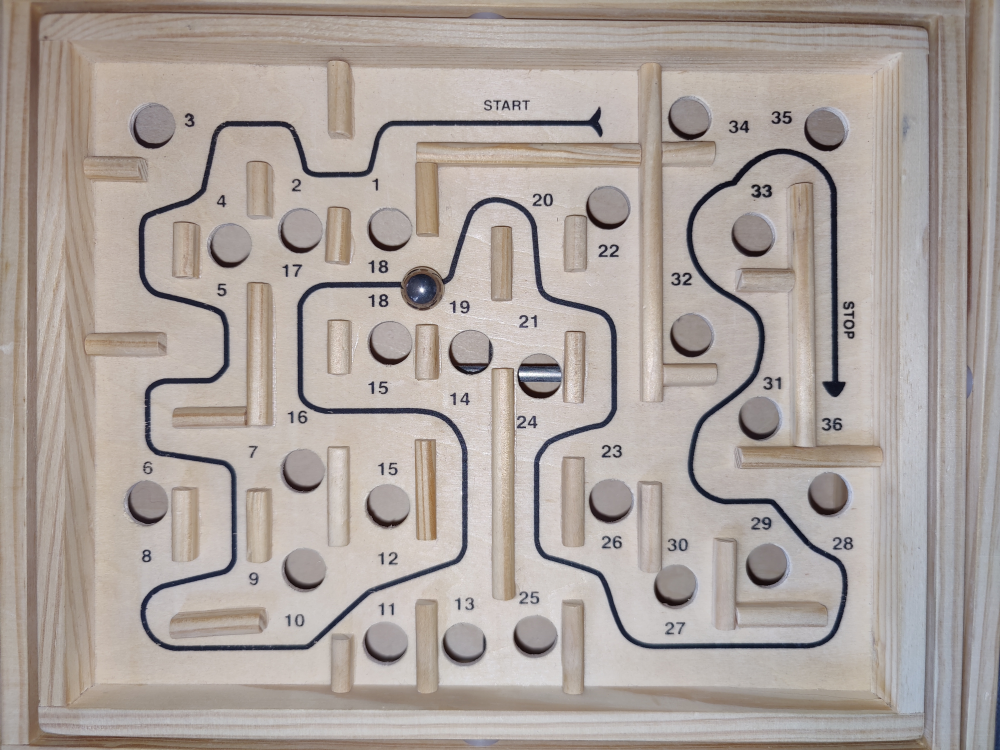
#> input picture KEX_Bilder/Top-Toy Labyrint/Flat_Ball_Flash.jpg, 4000 x 3000 px (shown at 1/4 size)
$ python BallVelocity.py
#> lines starting #> are read from the running program, lines starting #| are printed output that depends on the picture; after the words box and inside, x2 and y2 are one past the last pixel; in counts of white or black regions, pixels touching at a corner belong together
### BallDetection.py
import cv2
import numpy as np # for detectCircles

""" mask with difference from plane without ball present, requires homography to account for tilting plane """
# [27 lines left out: function processDiff, not called in this run]

""" Can mask without reference and homography """
# [35 lines left out: functions processBlur, processBlurTopToyPhoneCam, not called in this run]

""" Using light reflection in marble """
def processLight(img):
    #img = cv2.medianBlur(img, 1)

    # Threshold whitest parts (Light reflection)
    _, img = cv2.threshold(img, 250, 255, cv2.THRESH_BINARY)
    # Lite lägre threshold så dyker reflektion i planet upp
    # Måste hantera annat som dyker upp så som: sticker, skruvar och metallstavar!

    #cv2.imshow("processLight Thresh", img)

    # Make little bigger for circle detetction (Maybe use other method now?)
    img = cv2.dilate(img, None, iterations=5)
    img = cv2.medianBlur(img, 9)

    return img

# How to detect ball coords?
# FindContours, SimpleBlobDetector, HoughCircles

""" Detects circles hopefully well, unreliable without binary mask"""
""" inputs image to detect and image to print circles to, returns detected circles coords & radius"""
def detectCircles(img, imgOut):
    # https://www.geeksforgeeks.org/circle-detection-using-opencv-python/

    # Top-Toy, processBlur values 1, 20, 50, 10, 1, 10
    detected_circles = cv2.HoughCircles(img,
                   cv2.HOUGH_GRADIENT, 1, 30, param1 = 50,
               param2 = 10, minRadius = 1, maxRadius = 10)
    # param2 ensures better circles --> higher value (10 quite low?)

    # Draw circles that are detected.
    if detected_circles is not None:

        # Convert the circle parameters a, b and r to integers.
        detected_circles = np.uint16(np.around(detected_circles))

        for pt in detected_circles[0, :]:
            a, b, r = pt[0], pt[1], pt[2]

            #print(f"Circle at coords: ({a}, {b}) with radius: {r}")

            # Draw the circumference of the circle.
            cv2.circle(imgOut, (a, b), r, (127, 0, 0), 2) # Grey ring (color not visible in binary mask)

            # Draw a small circle (of radius 1) to show the center.
            cv2.circle(imgOut, (a, b), 1, (50, 0, 0), 1)

        # Display detected circles
        cv2.imshow("Detected Circles", imgOut)

        """ Add function to only return most likely to be the ball if there's more than 1 circle """
        return detected_circles[0][0] # Only outputs 1st circle for now
    else:
        print("No circles detected.")
        return None

""" Have not gotten this to work yet"""
# [38 lines left out: function detectBlobs, not called in this run]

"""" Returns ball center coords relative to the image pixel coordinate system"""
def GetBallCoords_ImageCoords(img):
    # [6 lines of commented-out code are left out]
    img = processLight(img)
    return detectCircles(img,img)


# [59 lines that do not run on import are left out]

### BallVelocity.py
#from symbol import pass_stmt

import cv2
from BallDetection import GetBallCoords_ImageCoords

""" Calculates ball velocity in image pixel speed between two image inputs """
""" OBS if no ball is detected, adjust so it takes missing frames into account """
""" For missing frames use last known position and velocity """
def GetVelocity_ImageCoords(frame1,frame2,framerate, lastValidCoords, lastValidVelocity):
    coords1 = GetBallCoords_ImageCoords(frame1)
    coords2 = GetBallCoords_ImageCoords(frame2)

    # Use last valid coordinates/velocity if missing
    if coords1 is None:
        coords1 = lastValidCoords
    if coords2 is None:
        return lastValidVelocity, coords1

    # initial frame
    #if coords1 is None:
        #raise TypeError
    # Check if one frame is missing
    # if coords2 is None:
    #     raise SystemExit(coords1)

    # Coords in unsigned uint16, cannot subtract, cast to int
    dx = int(coords2[0])-int(coords1[0])
    dy = int(coords2[1])-int(coords1[1])
    #print(f"(dx,dy): ({dx},{dy})")
    vx = dx * framerate
    vy = dy * framerate

    # Debug draw velocity
    cv2.line(frame2, (coords1[0], coords1[1]),(coords2[0], coords2[1]),(127,0,0),2)
    #cv2.imshow("Velocity", frame2)

    return [vx, vy], coords2 # Returns both velocity and last known position (OBS speed in pixels/s)

if __name__ == '__main__':
    pathImg1 = "KEX_Bilder/Top-Toy Labyrint/Flat_Ball_Flash.jpg"
    pathImg2 = "KEX_Bilder/Top-Toy Labyrint/Tilted_Ball_Flash.jpg"
    img1 = cv2.imread(pathImg1, cv2.IMREAD_GRAYSCALE)
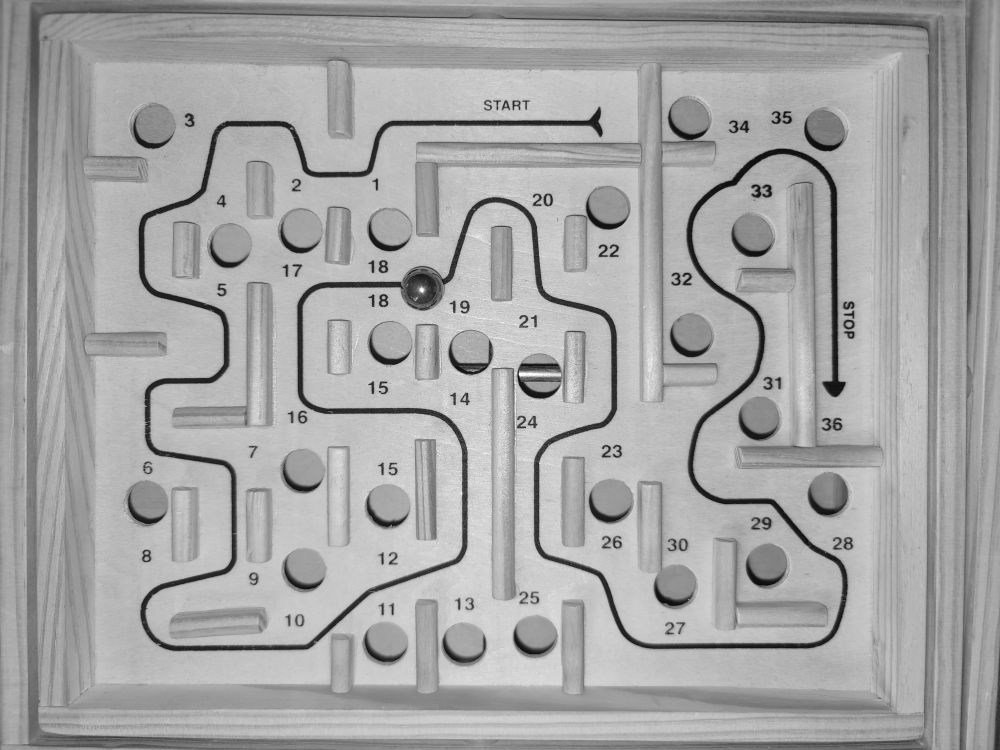
#> img1: shape (3000, 4000) (shown at 1/4 size); min 0, max 255, mean 164.9
    img2 = cv2.imread(pathImg2, cv2.IMREAD_GRAYSCALE)
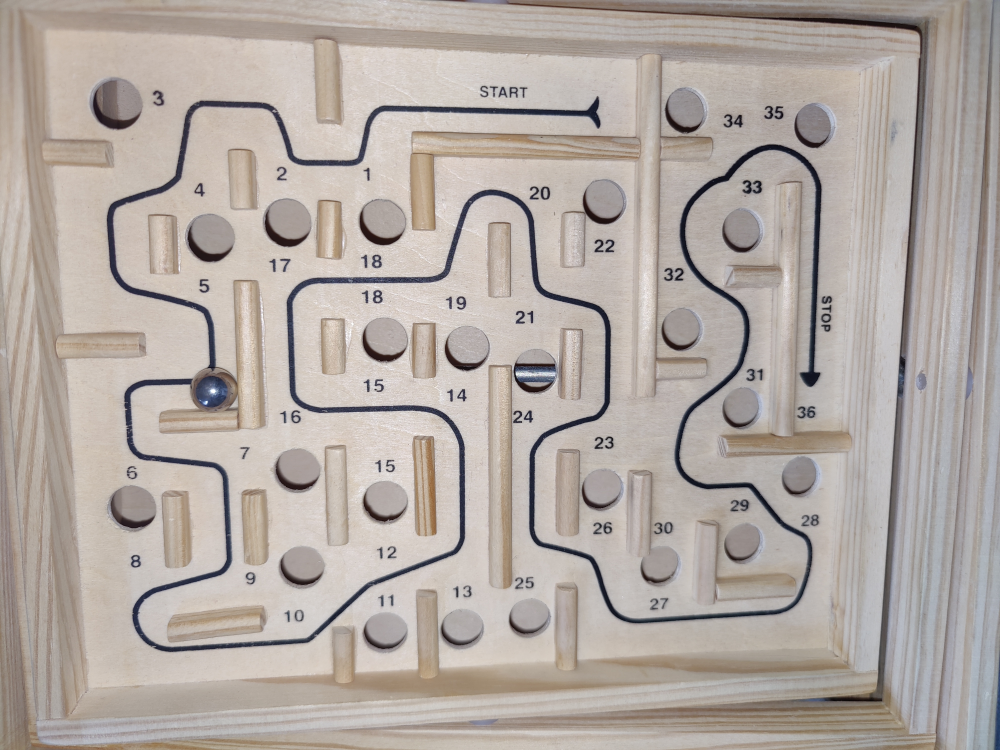
#> input picture KEX_Bilder/Top-Toy Labyrint/Tilted_Ball_Flash.jpg, 4000 x 3000 px (shown at 1/4 size)
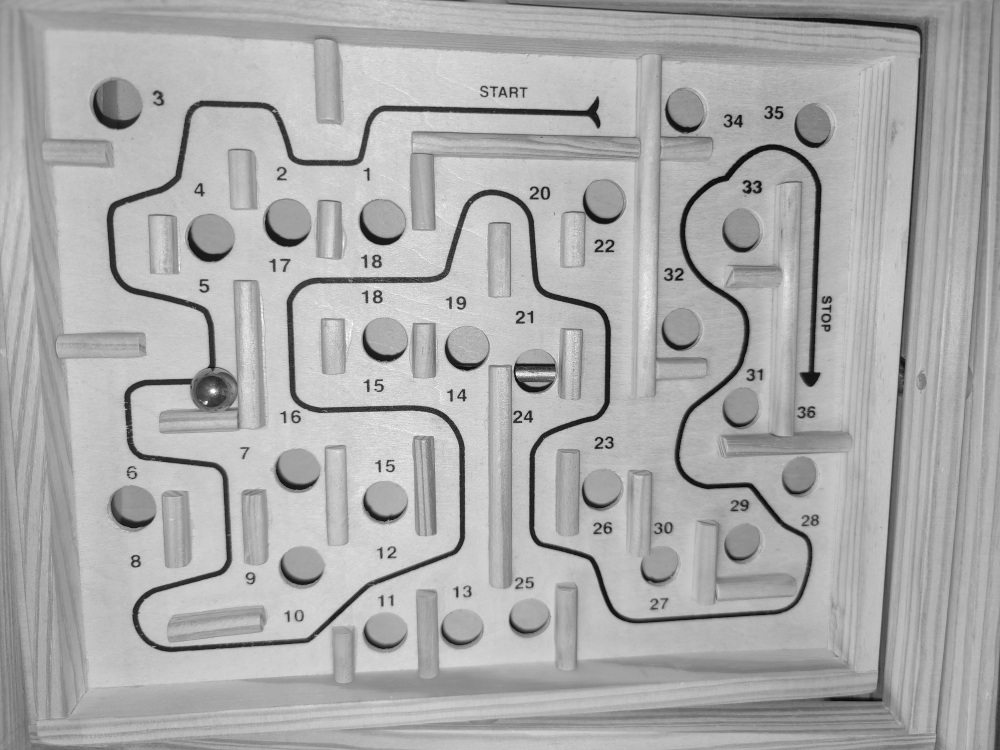
#> img2: shape (3000, 4000) (shown at 1/4 size); min 0, max 255, mean 171.1
    print(GetBallCoords_ImageCoords(img1))
#> in processLight, `_, img = cv2.threshold(img, 250, 255, cv2.THRESH_BINARY)`:
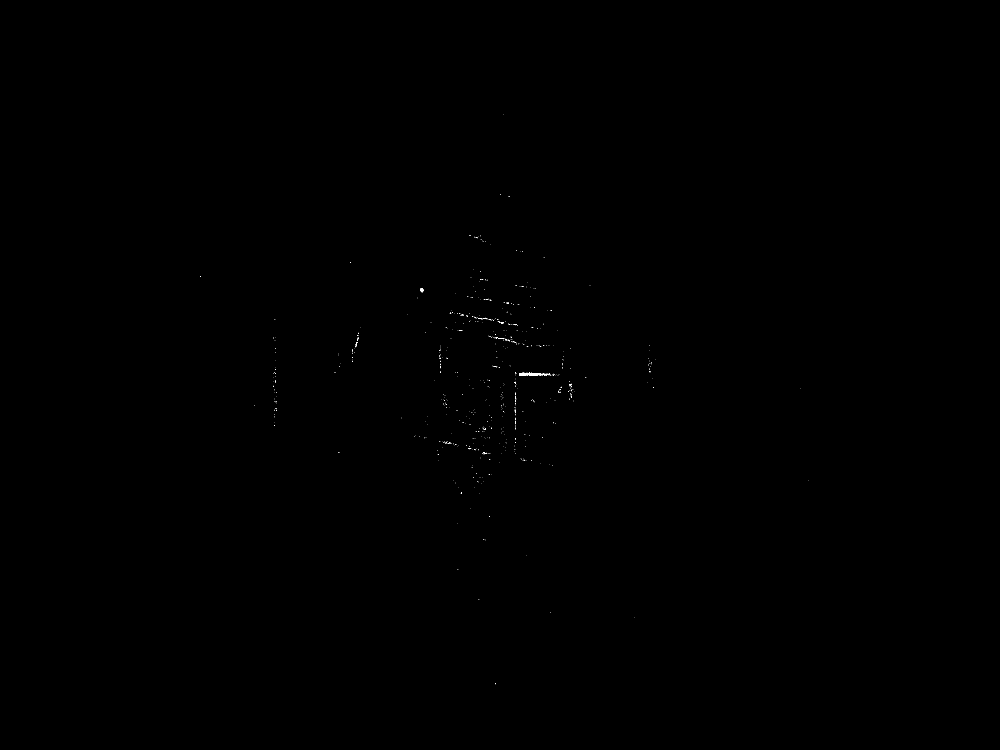
#> img: shape (3000, 4000) (shown at 1/4 size); 0.03% white in thin lines or dots, all inside (x1, y1, x2, y2) = (800, 459, 3235, 2738)
#> in processLight, `img = cv2.dilate(img, None, iterations=5)`:
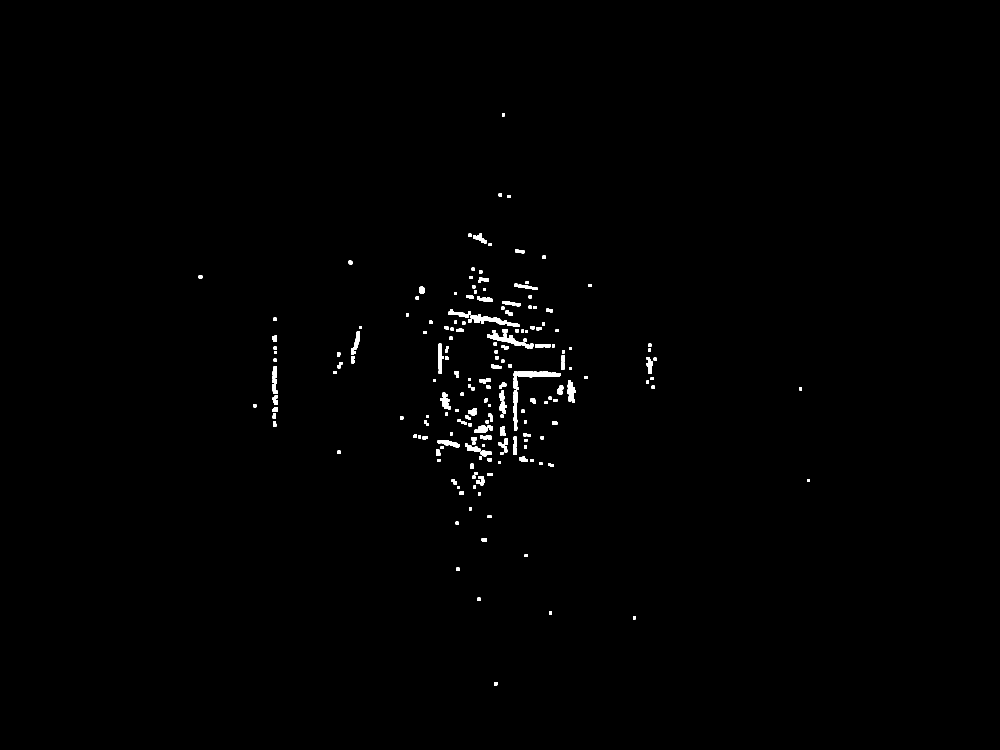
#> img: shape (3000, 4000) (shown at 1/4 size); 0.57% white; 224 white regions, largest, box (x1, y1, x2, y2) and area: (2052, 1485, 2244, 1559) 4405, (1948, 1333, 2119, 1393) 2947, (1883, 1258, 2028, 1300) 2631
#> in processLight, `img = cv2.medianBlur(img, 9)`: img: shape (3000, 4000); 0.52% white; 189 white regions, largest, box (x1, y1, x2, y2) and area: (2052, 1485, 2244, 1559) 4397, (1948, 1320, 2133, 1393) 3384, (1883, 1258, 2077, 1308) 3337
#> in detectCircles, `detected_circles = cv2.HoughCircles(img, cv2.HOUGH_GRADIENT, 1, 30, pa..`: detected_circles = 125 rows, first 8: [1401.5, 1049.5, 7.3], [1844.5, 1971.5, 7.4], [1099.5, 1276.5, 6], [1100.5, 1392.5, 6], [1606.5, 1671.5, 6], [1668.5, 1191.5, 6], [1848.5, 1576.5, 6], [1894.5, 1908.5, 6]
#> in detectCircles, `detected_circles = np.uint16(np.around(detected_circles))`: detected_circles = 125 rows, first 8: [1402, 1050, 7], [1844, 1972, 7], [1100, 1276, 6], [1100, 1392, 6], [1606, 1672, 6], [1668, 1192, 6], [1848, 1576, 6], [1894, 1908, 6]
#> the loop in detectCircles, `for pt in detected_circles[0, :]:` made 125 passes
#> (a, b, r) on passes 1 to 12: (1402, 1050, 7), (1844, 1972, 7), (1100, 1276, 6), (1100, 1392, 6), (1606, 1672, 6), (1668, 1192, 6), (1848, 1576, 6), (1894, 1908, 6), (1916, 2396, 6), (1948, 1686, 6), (2040, 1464, 6), (2100, 1738, 6)
#| [1402 1050    7]
    print(GetBallCoords_ImageCoords(img2))
#> in processLight (call 2), `_, img = cv2.threshold(img, 250, 255, cv2.THRESH_BINARY)`: img: shape (3000, 4000); 0.02% white in thin lines or dots, all inside (x1, y1, x2, y2) = (715, 218, 3794, 2228)
#> in processLight (call 2), `img = cv2.dilate(img, None, iterations=5)`:
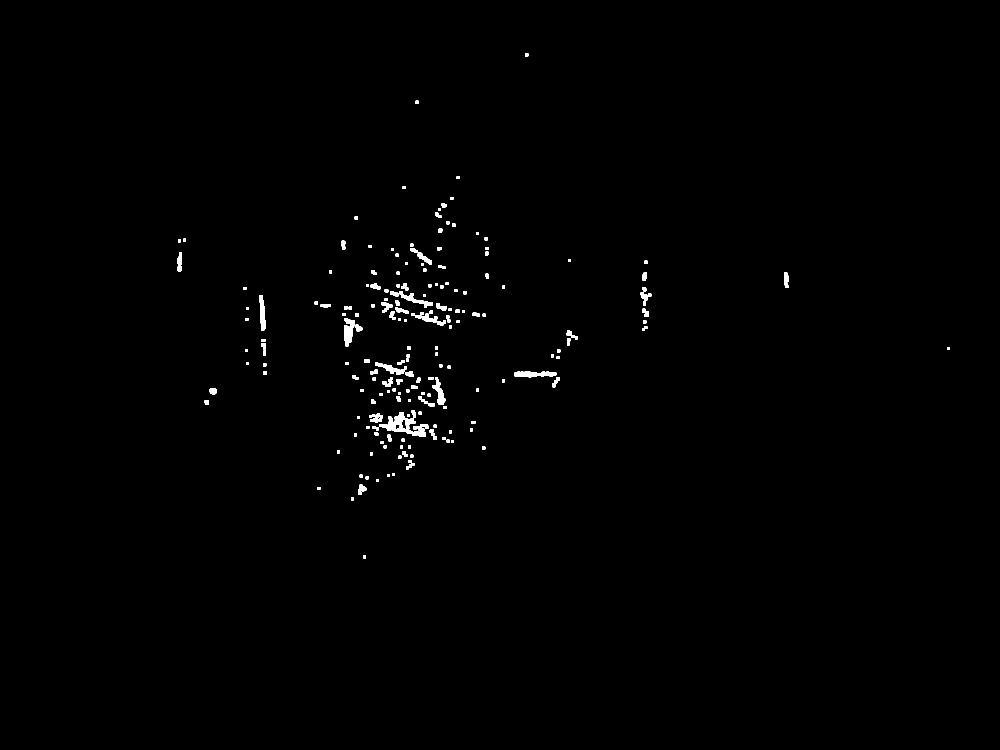
#> img: shape (3000, 4000) (shown at 1/4 size); 0.55% white; 220 white regions, largest, box (x1, y1, x2, y2) and area: (1519, 1687, 1703, 1746) 3518, (1376, 1273, 1420, 1385) 3101, (2059, 1486, 2225, 1509) 2826
#> in processLight (call 2), `img = cv2.medianBlur(img, 9)`: img: shape (3000, 4000); 0.5% white; 187 white regions, largest, box (x1, y1, x2, y2) and area: (1519, 1648, 1716, 1746) 6990, (1376, 1273, 1449, 1385) 3564, (2059, 1486, 2225, 1509) 2801
#> in detectCircles (call 2), `detected_circles = cv2.HoughCircles(img, cv2.HOUGH_GRADIENT, 1, 30, pa..`: detected_circles = 127 rows, first 8: [1760.5, 922.5, 7.4], [1424.5, 871.5, 6], [1491.5, 1222.5, 6], [1496.5, 1515.5, 6], [1592.5, 1092.5, 6], [1592.5, 1142.5, 6], [1745.5, 1137.5, 6], [1745.5, 1392.5, 6]
#> in detectCircles (call 2), `detected_circles = np.uint16(np.around(detected_circles))`: detected_circles = 127 rows, first 8: [1760, 922, 7], [1424, 872, 6], [1492, 1222, 6], [1496, 1516, 6], [1592, 1092, 6], [1592, 1142, 6], [1746, 1138, 6], [1746, 1392, 6]
#> the loop in detectCircles (call 2), `for pt in detected_circles[0, :]:` made 127 passes
#> (a, b, r) on passes 1 to 12: (1760, 922, 7), (1424, 872, 6), (1492, 1222, 6), (1496, 1516, 6), (1592, 1092, 6), (1592, 1142, 6), (1746, 1138, 6), (1746, 1392, 6), (1934, 1792, 6), (1944, 954, 6), (1948, 994, 6), (2234, 1404, 6)
#| [1760  922    7]
#> (the run stopped early here; a loop or call above may not have finished)
